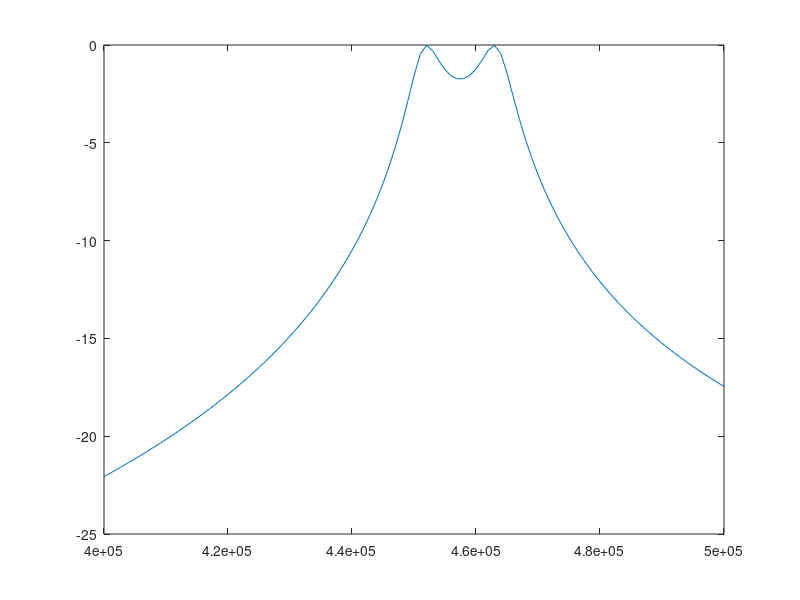

The MATLAB script that drew this image:
% script matrix1

% 400kHz - 500kHz
f = 400e+3:1e+3:500e+3;

% port impedance
Z0 = 200000 + 0j


S21dBplot = []
S21Angleplot = []
Z11Magplot = []


for i = 1:length(f)

    omega = 2 * pi * f(i)

         
    % Parallel 690uH lossy inductor (0.1 ohm)     
    L1 = [1 0;
         1/(0.1 + (omega * 690e-6)*j) 1]

    % Series 180pF capacitor 
    C2 = [1 0 - (1/(omega * 180e-12))*j;
         0 1]
         
    % Parallel 6.8nF capacitor     
    C3 = [1 0;
         1/(0 - (1/(omega * 6.8e-9))*j) 1]

    % Series 180pF capacitor 
    C4 = [1 0 - (1/(omega * 180e-12))*j;
         0 1]
         
    % Parallel 690uH lossy inductor (0.1 ohm)     
    L5 = [1 0;
         1/(0.1 + (omega * 690e-6)*j) 1]


    M = L1 * C2 * C3 * C4 * L5


    %Z11 = A/C
    Z11 = M(1,1)/M(2,1) 

    %S21 = 2 / (A + B/Z0 + C*Z0 + D)
    S21 = 2 / (M(1,1) + (M(1,2)/Z0) + (M(2,1)*Z0) + M(2,2))


    % S2,1 magnitude in dB
    S21dBplot = [S21dBplot; 10*log10(abs(S21))]
    
    % S2,1 angle in degrees
    S21Angleplot = [S21Angleplot; arg(S21)/pi*180]
    
    % Z1,1 in ohms
    Z11Magplot = [Z11Magplot; abs(Z11)]

end

plot(f, S21dBplot)
pause()
